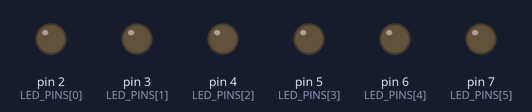
A sketch run on a simulated Arduino Uno, built with avr-gcc and run on an emulated ATmega328P. Parts: output pins drawn as LEDs (lit = HIGH).

Above: at 0.1 s.
At 4.1 s:
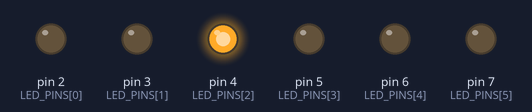
At 9.1 s:
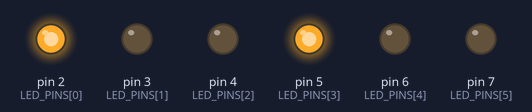
At 19.1 s:
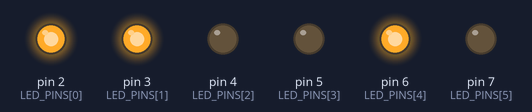
At 29.1 s:
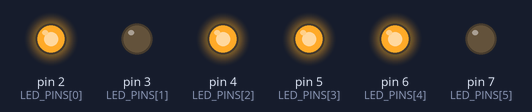
At 39.1 s:
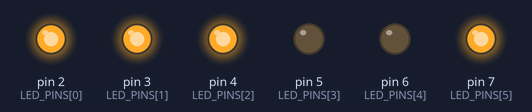
Timing chart, 0 to 40.0 s (numbered marks = the images above):
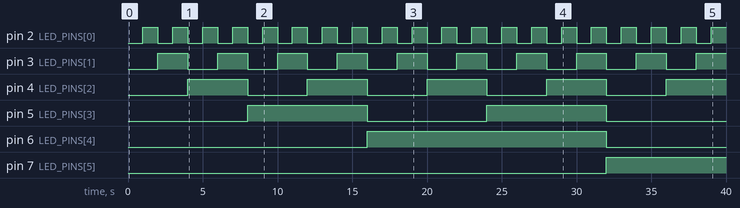

The sketch:

HW11.ino
```cpp
const int LED_PINS[] = {2, 3, 4, 5, 6, 7};
const int NUM_LEDS = 6;

void setup() {

  for (int i = 0; i < NUM_LEDS; i++) {
    pinMode(LED_PINS[i], OUTPUT);
  }
}

void loop() {

  int seconds = (millis() / 1000) % 60;

  for (int i = 0; i < NUM_LEDS; i++) {
    int bitValue = (seconds >> i) & 1;
    digitalWrite(LED_PINS[i], bitValue);
  }
}
```

Measured:
- by itself, pin 2 (LED_PINS[0]): alternates HIGH for 1.0 s and LOW for 1.0 s
- by itself, pin 3 (LED_PINS[1]): alternates HIGH for 2.0 s and LOW for 2.0 s
- by itself, pin 4 (LED_PINS[2]): alternates HIGH for 4.0 s and LOW for 4.0 s
- by itself, pin 5 (LED_PINS[3]): alternates HIGH for 8.0 s and LOW for 8.0 s
- by itself, pin 6 (LED_PINS[4]): LOW → HIGH at 16.0 s, → LOW 16.0 s later
- by itself, pin 7 (LED_PINS[5]): LOW → HIGH at 32.0 s
